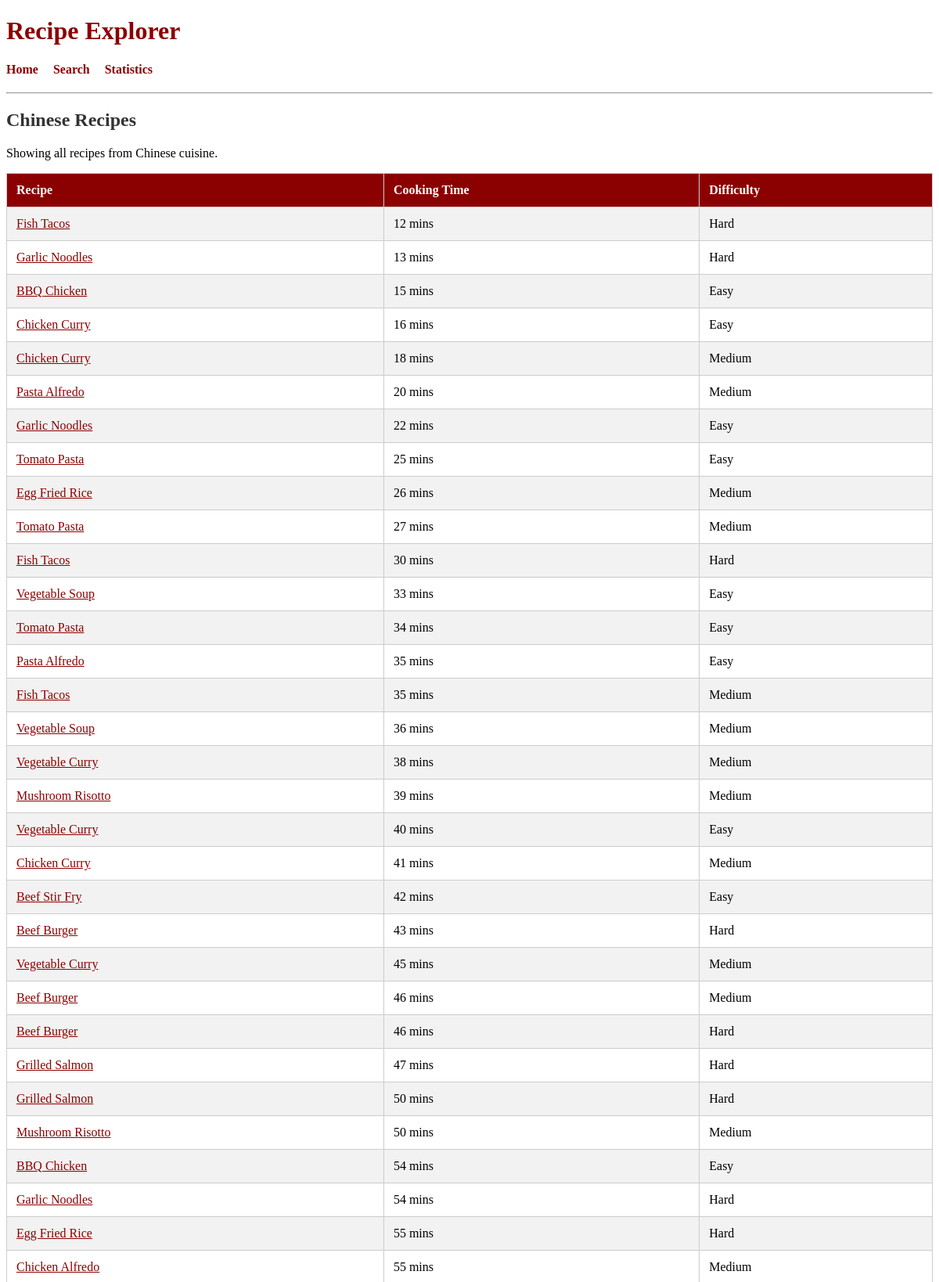
The page /cuisine/Chinese (upper part) on the database its author committed.
### tables this page shows
CREATE TABLE recipes (
    recipe_id INTEGER PRIMARY KEY,
    name TEXT,
    cuisine TEXT,
    cooking_time INTEGER,
    difficulty TEXT
);

### app.py (the view)
@app.route("/cuisine/<cuisine>")
def cuisine_page(cuisine):
    conn = get_db()
    cur = conn.cursor()
    cur.execute("""
        SELECT *
        FROM recipes
        WHERE cuisine = ?
        ORDER BY cooking_time ASC
    """, (cuisine,))
    recipes = cur.fetchall()
    conn.close()
    return render_template(
        "cuisine.html",
        cuisine=cuisine,
        recipes=recipes
    )

### app.py (called while the page is built)
def get_db():
    return sqlite3.connect("database.db")

### templates/cuisine.html
{% extends "base.html" %}
{% block content %}
<h2>{{ cuisine }} Recipes</h2>
<p>
Showing all recipes from {{ cuisine }} cuisine.
</p>
<table>
<tr>
    <th>Recipe</th>
    <th>Cooking Time</th>
    <th>Difficulty</th>
</tr>
{% for recipe in recipes %}
<tr>
<td>
<a href="/recipe/{{ recipe[0] }}">
{{ recipe[1] }}
</a>
</td>
<td>{{ recipe[3] }} mins</td>
<td>{{ recipe[4] }}</td>
</tr>
{% endfor %}
</table>
{% endblock %}

### rows shown on the page
recipes: name "Fish Tacos", cooking_time "12", difficulty "Hard"
recipes: name "Garlic Noodles", cooking_time "13", difficulty "Hard"
recipes: name "BBQ Chicken", cooking_time "15", difficulty "Easy"
recipes: name "Chicken Curry", cooking_time "16", difficulty "Easy"
recipes: name "Chicken Curry", cooking_time "18", difficulty "Medium"
recipes: name "Pasta Alfredo", cooking_time "20", difficulty "Medium"
recipes: name "Garlic Noodles", cooking_time "22", difficulty "Easy"
recipes: name "Tomato Pasta", cooking_time "25", difficulty "Easy"
recipes: name "Egg Fried Rice", cooking_time "26", difficulty "Medium"
recipes: name "Tomato Pasta", cooking_time "27", difficulty "Medium"
recipes: name "Fish Tacos", cooking_time "30", difficulty "Hard"
recipes: name "Vegetable Soup", cooking_time "33", difficulty "Easy"
recipes: name "Tomato Pasta", cooking_time "34", difficulty "Easy"
recipes: name "Pasta Alfredo", cooking_time "35", difficulty "Easy"
recipes: name "Fish Tacos", cooking_time "35", difficulty "Medium"
recipes: name "Vegetable Soup", cooking_time "36", difficulty "Medium"
recipes: name "Vegetable Curry", cooking_time "38", difficulty "Medium"
recipes: name "Mushroom Risotto", cooking_time "39", difficulty "Medium"
recipes: name "Vegetable Curry", cooking_time "40", difficulty "Easy"
recipes: name "Chicken Curry", cooking_time "41", difficulty "Medium"
recipes: name "Beef Stir Fry", cooking_time "42", difficulty "Easy"
recipes: name "Beef Burger", cooking_time "43", difficulty "Hard"
recipes: name "Vegetable Curry", cooking_time "45", difficulty "Medium"
recipes: name "Beef Burger", cooking_time "46", difficulty "Medium"
recipes: name "Beef Burger", cooking_time "46", difficulty "Hard"
recipes: name "Grilled Salmon", cooking_time "47", difficulty "Hard"
recipes: name "Grilled Salmon", cooking_time "50", difficulty "Hard"
recipes: name "Mushroom Risotto", cooking_time "50", difficulty "Medium"
recipes: name "BBQ Chicken", cooking_time "54", difficulty "Easy"
recipes: name "Garlic Noodles", cooking_time "54", difficulty "Hard"
recipes: name "Egg Fried Rice", cooking_time "55", difficulty "Hard"
recipes: name "Chicken Alfredo", cooking_time "55", difficulty "Medium"

### other values the page prints
{{ cuisine }} "Chinese"
